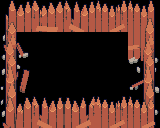

This game map was drawn from its Tiled (.tmx) file and the tilesets committed beside it. A one-line description and the full map source follow:
An orthogonal 5x4 tile map with 32x32 px tiles, 1 tile layer (Tile Layer 1).

<map version="1.10" tiledversion="1.11.0" orientation="orthogonal" renderorder="right-down" width="5" height="4" tilewidth="32" tileheight="32" infinite="0" nextlayerid="2" nextobjectid="1">
 <tileset firstgid="1" source="Borders.tsx" />
 <layer id="1" name="Tile Layer 1" width="5" height="4">
  <data encoding="csv">
1,2,3,4,6,
25,0,0,0,14,
17,0,0,0,22,
33,3,2147483651,4,38
</data>
 </layer>
</map>
